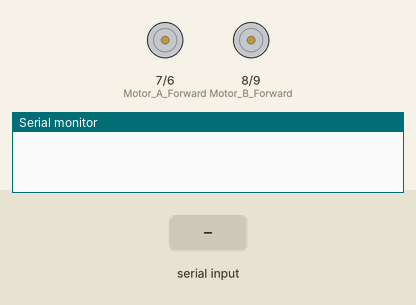
Recording of a sketch running on a simulated Arduino Uno, built with avr-gcc and run on an emulated ATmega328P. On the bench: motor-driver pin pairs drawn as motors (green arrow = first pin HIGH = forward, orange = second pin HIGH = backward, longer = more drive, scaled by the enable pin), the last lines printed to the serial monitor. The inputs (shaded band) are chosen by the test bench.

Above: at 1.2 s.
1.3 s: "F" received over Serial
At 2.0 s:
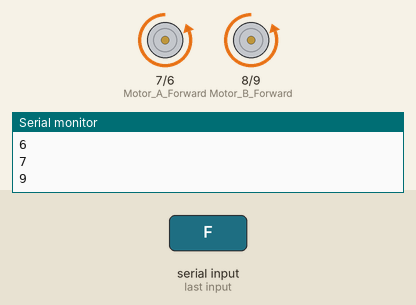
2.8 s: "B" received over Serial
At 3.1 s:
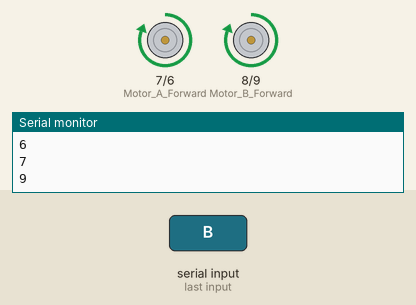
4.3 s: "L" received over Serial
At 5.5 s:
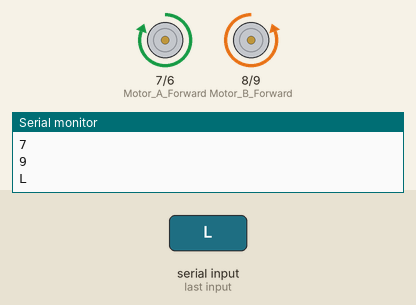
5.8 s: "R" received over Serial
At 6.6 s:
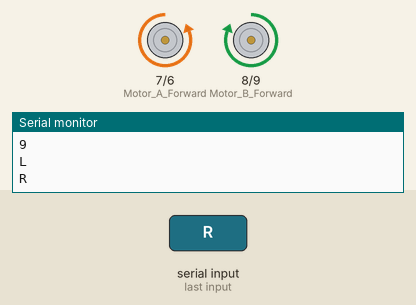
7.3 s: "S" received over Serial
At 7.7 s:
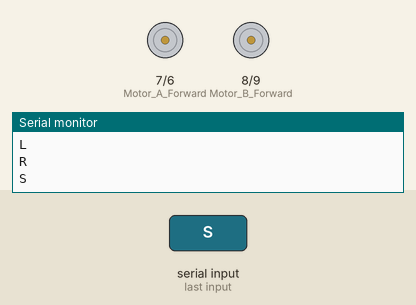
Timing chart, 0 to 9.8 s (numbered marks = the images above; inputs shaded):
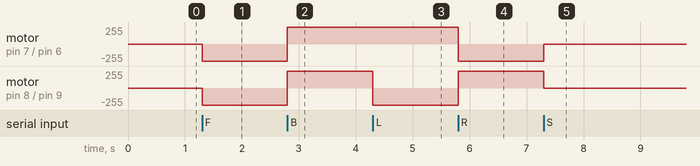

Measured:
- after the input at 1.3 s, motor on pin 7 (Motor_A_Forward) / pin 6 (Motor_A_Reverse), motor on pin 8 (Motor_B_Forward) / pin 9 (Motor_B_Reverse): stopped → backward 255/255 at once
- after the input at 2.8 s, motor on pin 7 (Motor_A_Forward) / pin 6 (Motor_A_Reverse), motor on pin 8 (Motor_B_Forward) / pin 9 (Motor_B_Reverse): backward 255/255 → forward 255/255 at once
- after the input at 4.3 s, motor on pin 8 (Motor_B_Forward) / pin 9 (Motor_B_Reverse): forward 255/255 → backward 255/255 at once
- after the input at 5.8 s, motor on pin 7 (Motor_A_Forward) / pin 6 (Motor_A_Reverse): forward 255/255 → backward 255/255 at once; motor on pin 8 (Motor_B_Forward) / pin 9 (Motor_B_Reverse): backward 255/255 → forward 255/255 at once
- after the input at 7.3 s, motor on pin 7 (Motor_A_Forward) / pin 6 (Motor_A_Reverse): backward 255/255 → stopped at once; motor on pin 8 (Motor_B_Forward) / pin 9 (Motor_B_Reverse): forward 255/255 → stopped at once

The sketch:

sumo-robot.ino
```cpp
int Motor_A_Enable = 10;
int Motor_A_Reverse = 6;
int Motor_A_Forward = 7;
int Motor_B_Enable = 11;
int Motor_B_Reverse = 9;
int Motor_B_Forward = 8;

void setup() {
  Serial.begin(9600);
  pinMode(Motor_A_Enable, OUTPUT);  pinMode(Motor_A_Forward, OUTPUT);   pinMode(Motor_A_Reverse, OUTPUT); //Left Motor
  pinMode(Motor_B_Enable, OUTPUT);  pinMode(Motor_B_Forward, OUTPUT);   pinMode(Motor_B_Reverse, OUTPUT); //Right Motor
}

void loop() {

  if(Serial.available() > 0)
  {
   char data = Serial.read();
    Serial.println(data);

    switch (data)
    {
      case 'F': //FORWARD
        analogWrite(Motor_A_Enable, 255); digitalWrite(Motor_A_Forward, LOW);  digitalWrite(Motor_A_Reverse, HIGH);
        analogWrite(Motor_B_Enable,255); digitalWrite(Motor_B_Forward, LOW);  digitalWrite(Motor_B_Reverse, HIGH);
        Serial.println(Motor_A_Enable);
        Serial.println(Motor_B_Enable);
        Serial.println(Motor_A_Forward);
        Serial.println(Motor_A_Reverse);
        Serial.println(Motor_A_Forward);
        Serial.println(Motor_B_Reverse);


        break;

         case 'B': //Backwards
        analogWrite(Motor_A_Enable, 255); digitalWrite(Motor_A_Forward, HIGH);  digitalWrite(Motor_A_Reverse, LOW);
        analogWrite(Motor_B_Enable, 255); digitalWrite(Motor_B_Forward, HIGH);  digitalWrite(Motor_B_Reverse, LOW);
        Serial.println(Motor_A_Enable);
        Serial.println(Motor_B_Enable);
        Serial.println(Motor_A_Forward);
        Serial.println(Motor_A_Reverse);
        Serial.println(Motor_A_Forward);
        Serial.println(Motor_B_Reverse);
        break;

         case 'L': //Right R tha yahan
        analogWrite(Motor_A_Enable, 255); digitalWrite(Motor_A_Forward, HIGH);  digitalWrite(Motor_A_Reverse, LOW);
        analogWrite(Motor_B_Enable, 255); digitalWrite(Motor_B_Forward, LOW);  digitalWrite(Motor_B_Reverse, HIGH);
        break;

         case 'R': //Left L tha yahan
        analogWrite(Motor_A_Enable, 255); digitalWrite(Motor_A_Forward, LOW);  digitalWrite(Motor_A_Reverse, HIGH);
        analogWrite(Motor_B_Enable, 255); digitalWrite(Motor_B_Forward, HIGH);  digitalWrite(Motor_B_Reverse, LOW);
        break;

         case 'S': //NOS
        analogWrite(Motor_A_Enable, 255); digitalWrite(Motor_A_Forward, LOW);  digitalWrite(Motor_A_Reverse, LOW);
        analogWrite(Motor_B_Enable, 255); digitalWrite(Motor_B_Forward, LOW);  digitalWrite(Motor_B_Reverse, LOW);
        break;
 /*      case 'I':
        analogWrite(Motor_A_Enable, 255); digitalWrite(Motor_A_Forward, HIGH);  digitalWrite(Motor_A_Reverse, HIGH);
        analogWrite(Motor_B_Enable, 255); digitalWrite(Motor_B_Forward, LOW);  digitalWrite(Motor_B_Reverse, LOW);
   */
      default: //If bluetooth module receives any value not listed above, both motors turn off
        analogWrite(Motor_A_Enable, 0);
        analogWrite(Motor_B_Enable, 0);
    }
  }
}
```
